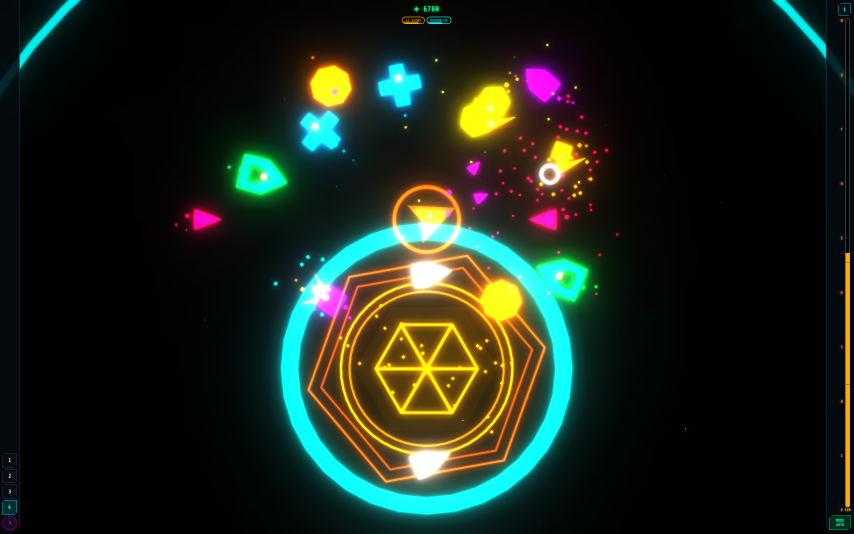
#> input picture store-assets/screenshots-tablet-10/04_combat_late.png, 2560 x 1600 px, found by its file name (shown at 1/3 size)
$ python gen_vk_catalog_screenshots.py
#> lines starting #> are read from the running program, lines starting #| are printed output that depends on the picture
#> in main, im is the input picture: PIL image 2560x1600 RGB; mean R, G, B 28.8, 38.2, 27.9
#!/usr/bin/env python3
"""VK mini-app catalog screenshots from the real gameplay captures.

The dev.vk.com catalog form asks for desktop screenshots 1200x600 and
mobile 1080x1920 (several each). The raw captures in
store-assets/screenshots/ are 1920x1080, so:

  desktop: center 1920x960 band  -> 1200x600          (keeps score + slots)
  mobile:  607x1080 strip around the action -> x1.78 upscale to 1080x1920

Upload order = dict order below: lead with the brightest action frame, the
dim start screen goes last (and gets a gamma lift — neon-on-black dies in
thumbnails otherwise).

Run:    python3 tools/gen_vk_catalog_screenshots.py
Out:    store-assets/vk-play/vk-catalog/desktop-*.png, mobile-*.png
Needs:  pip install pillow
"""
import os

from PIL import Image, ImageFilter

ROOT = os.path.dirname(os.path.dirname(os.path.abspath(__file__)))
SRC = os.path.join(ROOT, "store-assets", "screenshots")
OUT = os.path.join(ROOT, "store-assets", "vk-play", "vk-catalog")

# source file -> (label, x-center of the 607px mobile strip, gamma lift)
SHOTS = {
    "04_combat_late.png": ("1-action", 1100, 1.0),
    "03_combat.png": ("2-combat", 900, 1.0),
    "05_game_over.png": ("3-game-over", 960, 1.0),
    "01_start_screen.png": ("4-start", 960, 1.9),
}


def gamma_lift(im, gamma):
    if gamma == 1.0:
        return im
    lut = [round(255 * (i / 255) ** (1 / gamma)) for i in range(256)]
    return im.point(lut * 3)


def crop_desktop(im):
    w, h = im.size
#> w = 2560; h = 1600
    band_h = w // 2                       # 2:1 band, biased up to keep the score line whole
#> band_h = 1280
    top = max(0, (h - band_h) // 2 - 22)
#> top = 138
    band = im.crop((0, top, w, top + band_h))
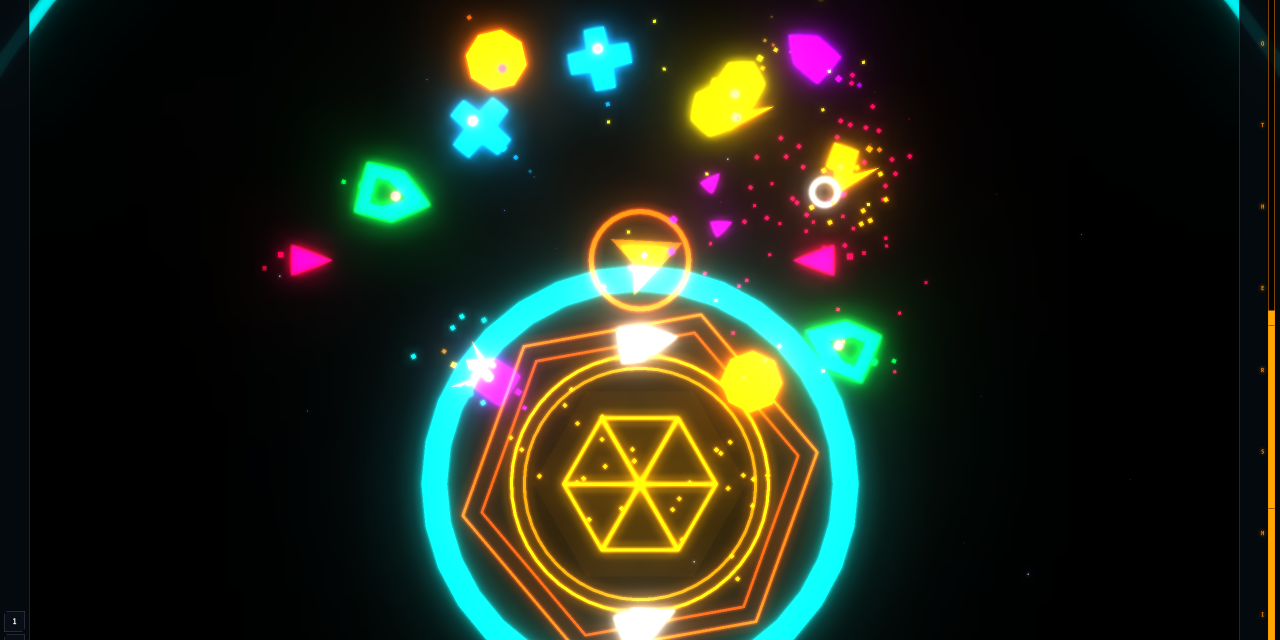
#> band: PIL image 2560x1280 RGB (shown at 1/2 size); mean R, G, B 34.4, 41.5, 28.8
    return band.resize((1200, 600), Image.LANCZOS)
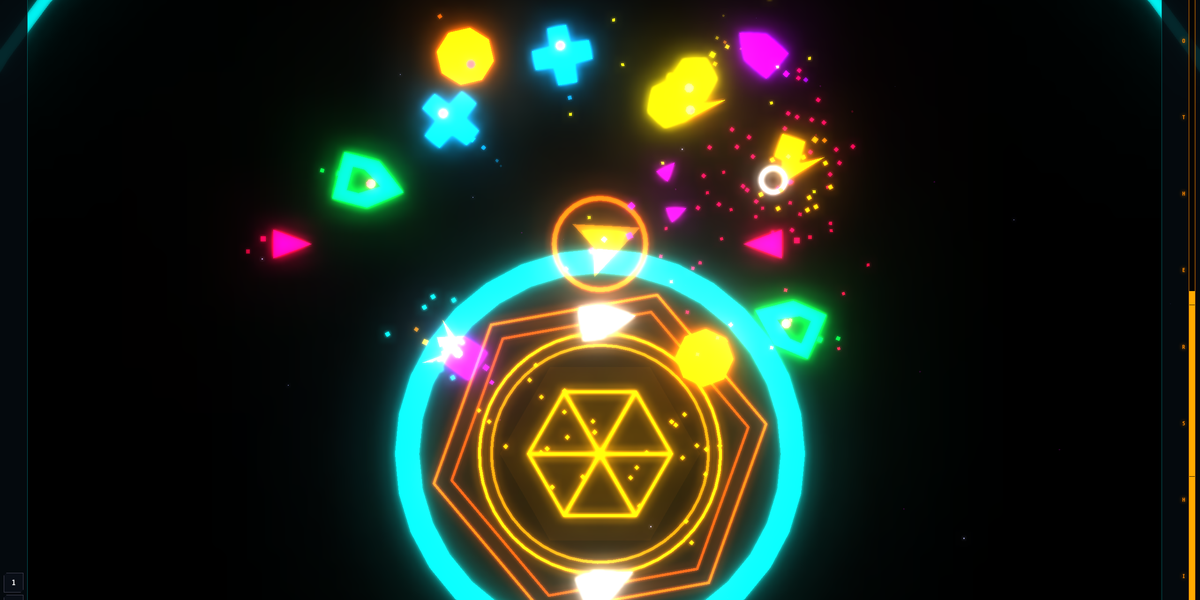
#> returned value: PIL image 1200x600 RGB; mean R, G, B 34.3, 41.4, 28.8


def crop_mobile(im, focus_x):
#> called with focus_x = 1100
    w, h = im.size
#> w = 2560; h = 1600
    strip_w = round(h * 607 / 1080)       # 607x1080 at 1920x1080
#> strip_w = 899
    left = min(max(0, focus_x - strip_w // 2), w - strip_w)
#> left = 651
    strip = im.crop((left, 0, left + strip_w, h))
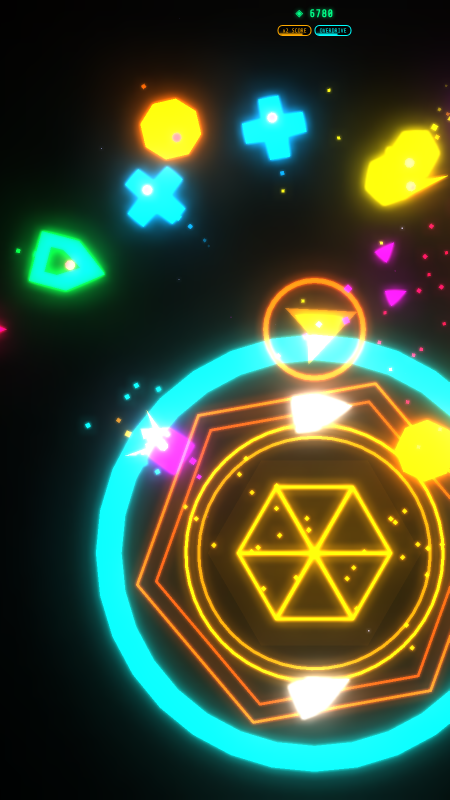
#> strip: PIL image 899x1600 RGB (shown at 1/2 size); mean R, G, B 62.9, 79.8, 53.4
    big = strip.resize((1080, 1920), Image.LANCZOS)
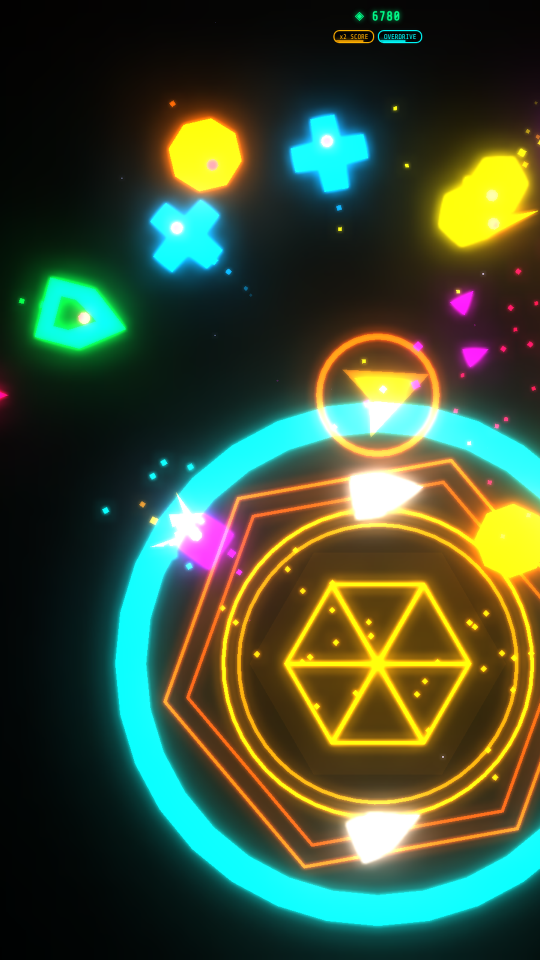
#> big: PIL image 1080x1920 RGB (shown at 1/2 size); mean R, G, B 62.8, 79.7, 53.3
    return big.filter(ImageFilter.UnsharpMask(radius=1.6, percent=60, threshold=2))
#> returned value: PIL image 1080x1920 RGB


def main():
    os.makedirs(OUT, exist_ok=True)
    written = set()
    for src_name, (label, focus_x, gamma) in SHOTS.items():
        im = Image.open(os.path.join(SRC, src_name)).convert("RGB")
        im = gamma_lift(im, gamma)

        d = crop_desktop(im)
        d_name = f"desktop-{label}.png"
        d.save(os.path.join(OUT, d_name), optimize=True)
        written.add(d_name)

        m = crop_mobile(im, focus_x)
        m_name = f"mobile-{label}.png"
        m.save(os.path.join(OUT, m_name), optimize=True)
        written.add(m_name)

        for name, img in ((d_name, d), (m_name, m)):
            p = os.path.join(OUT, name)
            print(f"{name:26s} {str(img.size):12s} {os.path.getsize(p) // 1024} KB")
#> this loop made 2 passes
#| desktop-1-action.png       (1200, 600)  314 KB
#| mobile-1-action.png        (1080, 1920) 887 KB
#> pass 2 of the loop in main, `for src_name, (label, focus_x, gamma) in SHOTS.items():`:
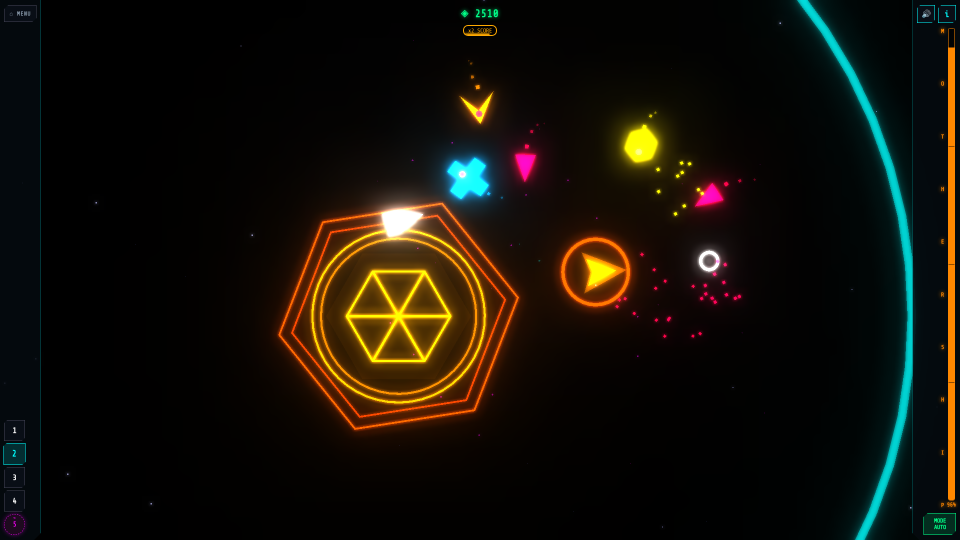
#> input picture store-assets/screenshots/03_combat.png, 1920 x 1080 px (shown at 1/2 size)
#> in main, im is the input picture: PIL image 1920x1080 RGB; mean R, G, B 20.4, 16.4, 8.4
#> band: PIL image 1920x960 RGB
#> in crop_desktop (call 2), `return band.resize((1200, 600), Image.LANCZOS)`:
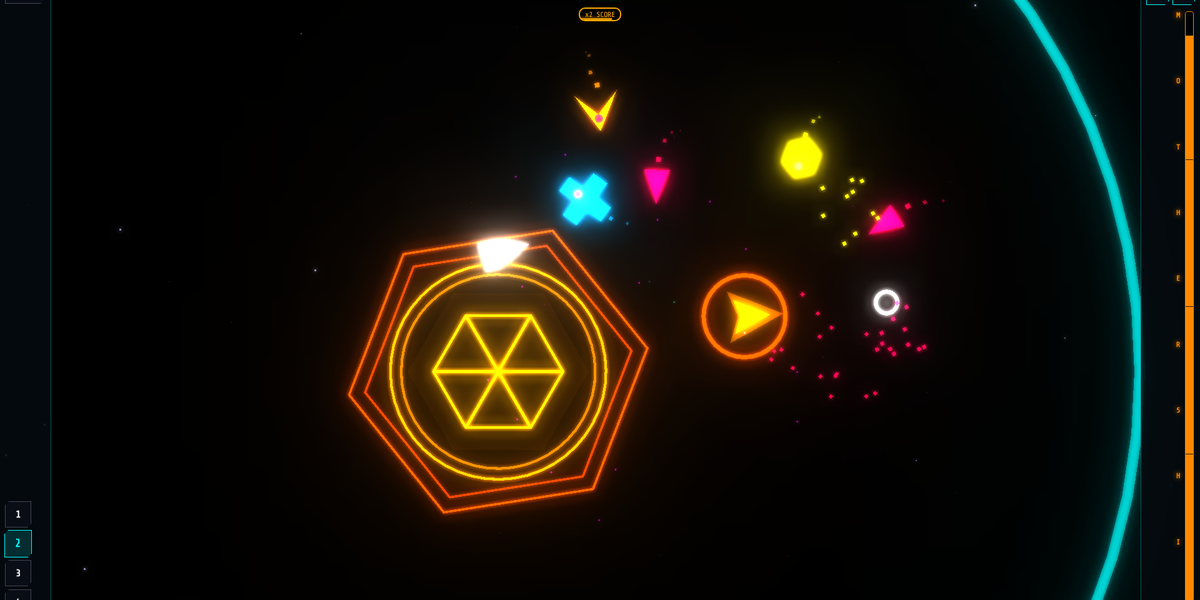
#> returned value: PIL image 1200x600 RGB; mean R, G, B 22.7, 17.5, 8.6
#> in crop_mobile (call 2), `strip = im.crop((left, 0, left + strip_w, h))`:
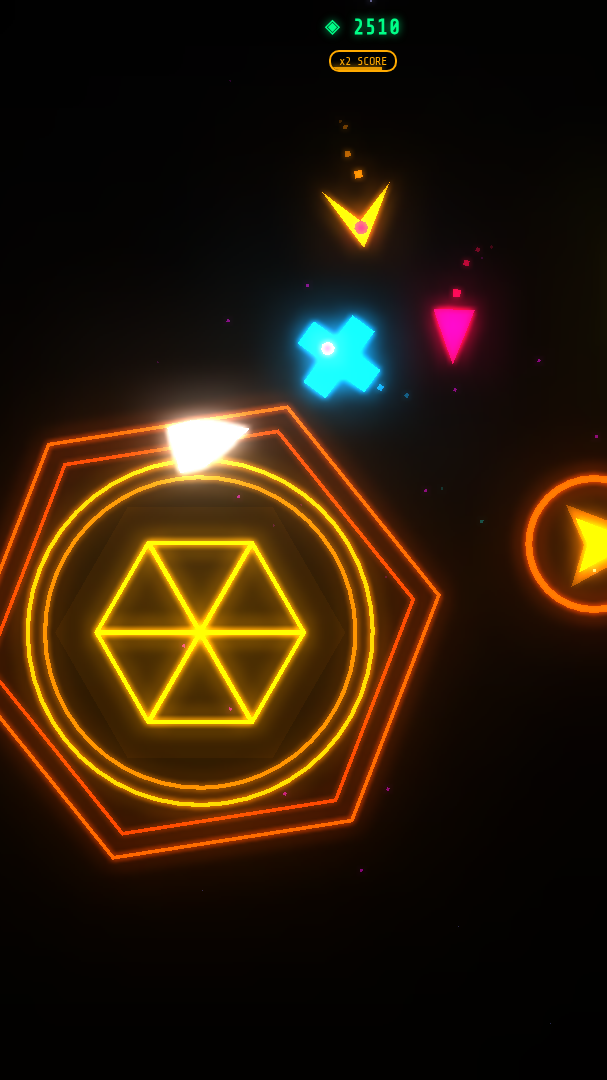
#> strip: PIL image 607x1080 RGB; mean R, G, B 43.9, 27.6, 9
#> the loop in main, `for name, img in ((d_name, d), (m_name, m)):` made 2 passes
#> name on passes 1 to 2: 'desktop-2-combat.png', 'mobile-2-combat.png'
#> (printed output is left out)
#> pass 3 of the loop in main, `for src_name, (label, focus_x, gamma) in SHOTS.items():`:
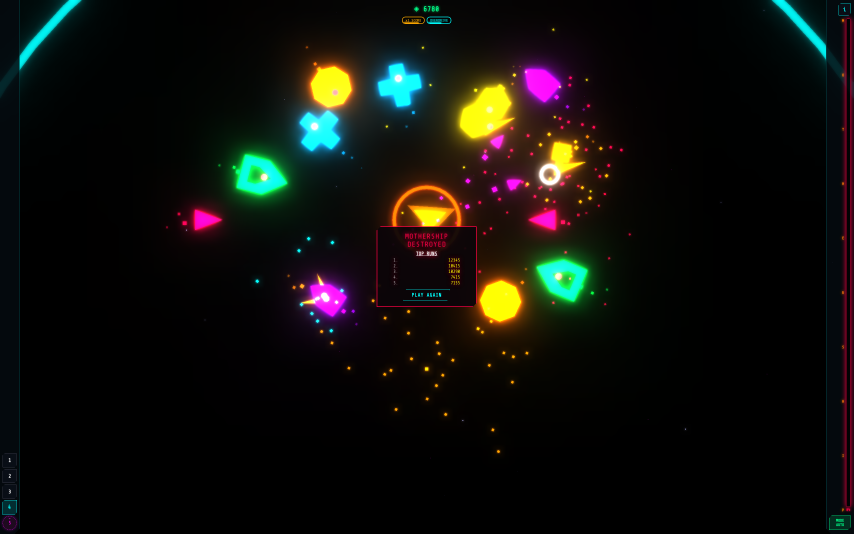
#> input picture store-assets/screenshots-tablet-10/05_game_over.png, 2560 x 1600 px, found by its file name (shown at 1/3 size)
#> in main, im is the input picture: PIL image 2560x1600 RGB; mean R, G, B 15.6, 15.4, 11.7
#> band: PIL image 2560x1280 RGB
#> in crop_desktop (call 3), `return band.resize((1200, 600), Image.LANCZOS)`:
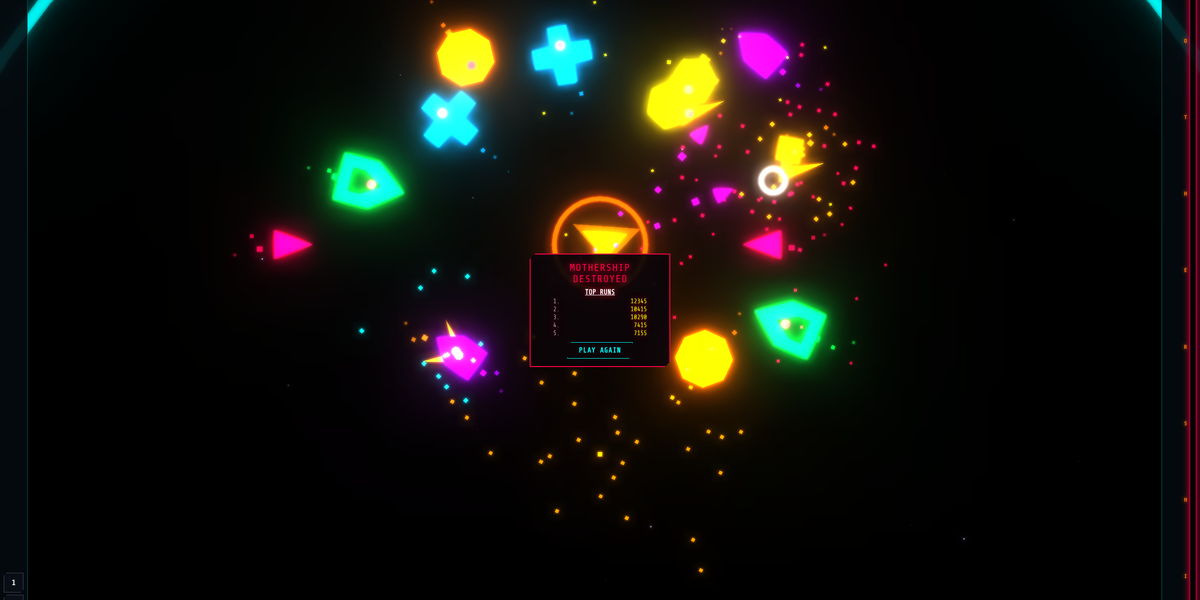
#> returned value: PIL image 1200x600 RGB; mean R, G, B 18.8, 17.4, 12.8
#> in crop_mobile (call 3), `strip = im.crop((left, 0, left + strip_w, h))`:
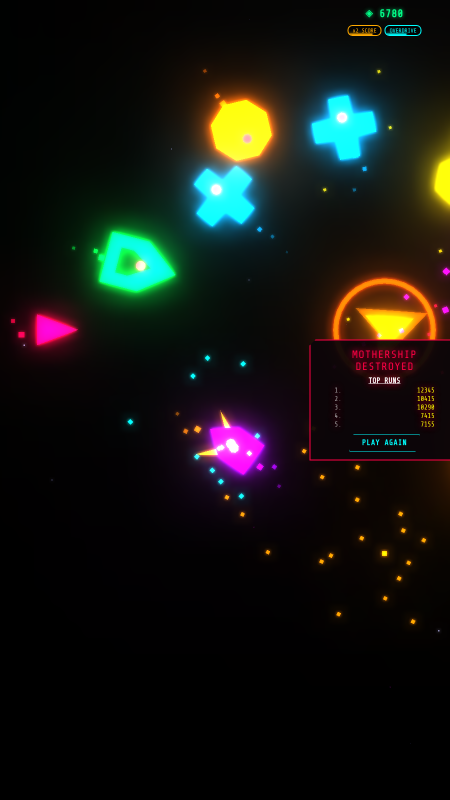
#> strip: PIL image 899x1600 RGB (shown at 1/2 size); mean R, G, B 20, 21.7, 17.3
#> the loop in main, `for name, img in ((d_name, d), (m_name, m)):` made 2 passes
#> name on passes 1 to 2: 'desktop-3-game-over.png', 'mobile-3-game-over.png'
#> (printed output is left out)
#> the loop made 4 passes; the first 3 are shown

    for name in os.listdir(OUT):          # drop stale shots from older namings
        if (name.startswith("desktop-") or name.startswith("mobile-")) and name not in written:
            os.remove(os.path.join(OUT, name))
            print(f"removed stale {name}")
#> pass 2 of the loop in main, `for name in os.listdir(OUT):`:
#> pass 3 of the loop in main, `for name in os.listdir(OUT):`:
#> the loop made 8 passes; the first 3 are shown


if __name__ == "__main__":
    main()
